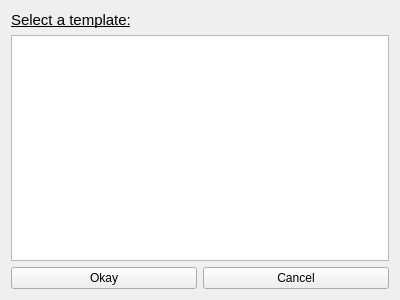
<?xml version="1.0" encoding="UTF-8"?>
<ui version="4.0">
 <class>selectTemplate</class>
 <widget class="QWidget" name="selectTemplate">
  <property name="geometry">
   <rect>
    <x>0</x>
    <y>0</y>
    <width>400</width>
    <height>300</height>
   </rect>
  </property>
  <property name="windowTitle">
   <string>Form</string>
  </property>
  <layout class="QVBoxLayout" name="verticalLayout">
   <item>
    <widget class="QLabel" name="label">
     <property name="font">
      <font>
       <pointsize>11</pointsize>
       <underline>true</underline>
      </font>
     </property>
     <property name="text">
      <string>Select a template:</string>
     </property>
    </widget>
   </item>
   <item>
    <widget class="QListWidget" name="listWidget"/>
   </item>
   <item>
    <layout class="QHBoxLayout" name="horizontalLayout">
     <item>
      <widget class="QPushButton" name="okayButton">
       <property name="text">
        <string>Okay</string>
       </property>
      </widget>
     </item>
     <item>
      <widget class="QPushButton" name="cancelButton">
       <property name="text">
        <string>Cancel</string>
       </property>
      </widget>
     </item>
    </layout>
   </item>
  </layout>
 </widget>
 <resources/>
 <connections/>
</ui>
